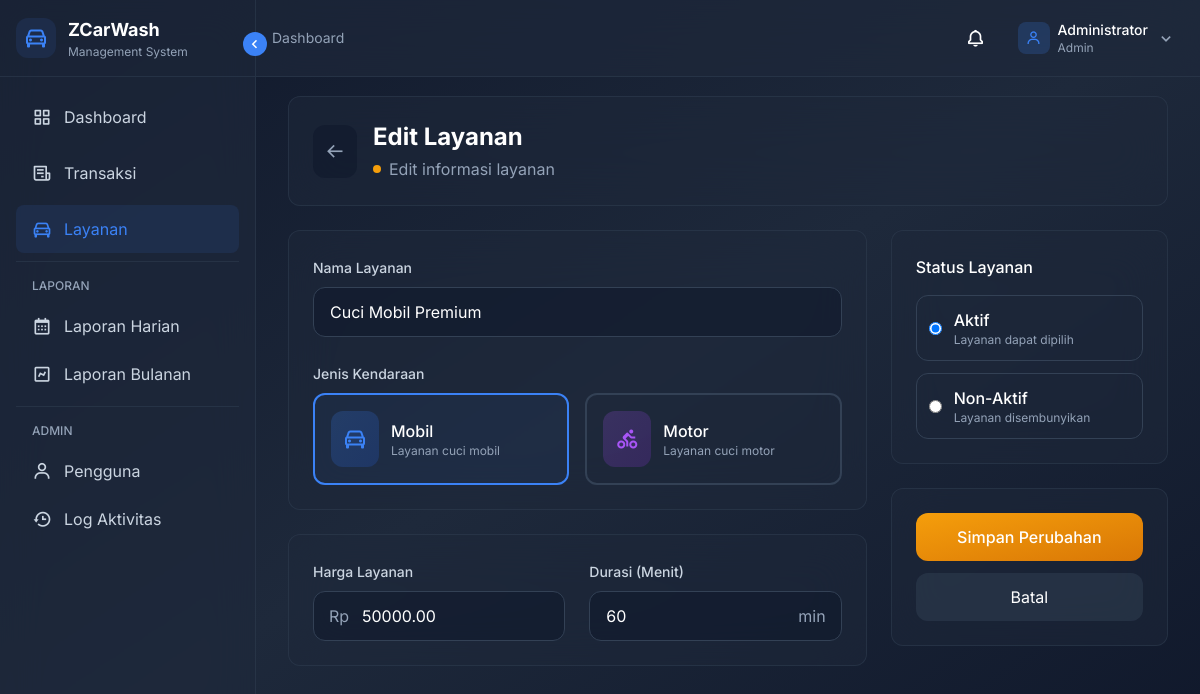
The page /dashboard/layanan/edit.php?id=4 (signed in) on the database its author committed.
### tables this page shows
CREATE TABLE layanan (
    id_layanan INT PRIMARY KEY AUTO_INCREMENT,
    nama_layanan VARCHAR(100) NOT NULL,
    jenis_kendaraan ENUM('motor', 'mobil') NOT NULL,
    harga DECIMAL(10,2) NOT NULL,
    durasi_menit INT DEFAULT 30,
    status ENUM('aktif', 'nonaktif') DEFAULT 'aktif',
    created_at TIMESTAMP DEFAULT CURRENT_TIMESTAMP,
    updated_at TIMESTAMP NULL ON UPDATE CURRENT_TIMESTAMP
);

### dashboard/layanan/edit.php (the view, shortened to what this page needs)
<?php
require_once '../../config/koneksi.php';
$id_layanan = mysqli_real_escape_string($koneksi, $_GET['id']);
$query = "SELECT * FROM layanan WHERE id_layanan = '$id_layanan'";
$result = mysqli_query($koneksi, $query);
$layanan = mysqli_fetch_assoc($result);
include '../components/header.php';
include '../components/sidebar.php';
?>
<div class="min-h-screen p-8">
    <div class="max-w-4xl mx-auto">
        <div class="bg-slate-800/50 backdrop-blur-xl rounded-xl border border-slate-700/50 p-6 mb-6">
            <div class="flex items-center gap-4">
                <a href="<?= $baseURL ?>/dashboard/layanan"
                    class="p-3 bg-slate-900/50 text-slate-400 hover:text-white rounded-xl transition-all hover:scale-105">
                    <i class='bx bx-arrow-back text-xl'></i>
                </a>
                <div>
                    <h1 class="text-2xl font-bold text-white">Edit Layanan</h1>
                    <div class="flex items-center gap-2 mt-1">
                        <span class="w-2 h-2 rounded-full bg-amber-500"></span>
                        <p class="text-slate-400">Edit informasi layanan</p>
                    </div>
                </div>
            </div>
        </div>
        <form action="proses_layanan.php" method="POST">
            <div class="grid grid-cols-3 gap-6">
                <div class="col-span-2 space-y-6">
                    <div class="bg-slate-800/50 backdrop-blur-xl rounded-xl border border-slate-700/50 p-6">
                        <div class="space-y-6">
                            <div>
                                <label class="text-sm font-medium text-slate-300">Nama Layanan</label>
                                <input type="text" name="nama_layanan" required
                                    value="<?= $layanan['nama_layanan'] ?>"
                                    class="mt-2 w-full bg-slate-900/50 border border-slate-700 rounded-xl px-4 py-3 focus:outline-none focus:ring-2 focus:ring-blue-500/50 focus:border-blue-500 transition-all">
                            </div>
                            <div>
                                <label class="text-sm font-medium text-slate-300">Jenis Kendaraan</label>
                                <div class="grid grid-cols-2 gap-4 mt-2">
                                    <label class="cursor-pointer">
                                        <div class="p-4 rounded-xl border-2 border-slate-700 hover:border-blue-500/50 transition-all peer-checked:border-blue-500 peer-checked:bg-blue-500/5">
                                            <div class="flex items-center gap-3">
                                                <div class="p-3 rounded-xl bg-gradient-to-br from-blue-500/20 to-blue-600/20">
                                                    <i class='bx bx-car text-2xl text-blue-500'></i>
                                                </div>
                                                <div>
                                                    <p class="font-medium">Mobil</p>
                                                    <p class="text-xs text-slate-400">Layanan cuci mobil</p>
                                                </div>
                                            </div>
                                        </div>
                                    </label>
                                    <label class="cursor-pointer">
                                        <div class="p-4 rounded-xl border-2 border-slate-700 hover:border-purple-500/50 transition-all peer-checked:border-purple-500 peer-checked:bg-purple-500/5">
                                            <div class="flex items-center gap-3">
                                                <div class="p-3 rounded-xl bg-gradient-to-br from-purple-500/20 to-purple-600/20">
                                                    <i class='bx bx-cycling text-2xl text-purple-500'></i>
                                                </div>
                                                <div>
                                                    <p class="font-medium">Motor</p>
                                                    <p class="text-xs text-slate-400">Layanan cuci motor</p>
                                                </div>
                                            </div>
                                        </div>
                                    </label>
                                </div>
                            </div>
                        </div>
                    </div>
                    <div class="bg-slate-800/50 backdrop-blur-xl rounded-xl border border-slate-700/50 p-6">
                        <div class="grid grid-cols-2 gap-6">
                            <div>
                                <label class="text-sm font-medium text-slate-300">Harga Layanan</label>
                                <div class="relative mt-2">
                                    <div class="absolute inset-y-0 left-0 pl-4 flex items-center pointer-events-none">
                                        <span class="text-slate-400">Rp</span>
                                    </div>
                                    <input type="number" name="harga" required min="0"
                                        value="<?= $layanan['harga'] ?>"
                                        class="w-full bg-slate-900/50 border border-slate-700 rounded-xl pl-12 pr-4 py-3 focus:outline-none focus:ring-2 focus:ring-blue-500/50 focus:border-blue-500 transition-all">
                                </div>
                            </div>
                            <div>
                                <label class="text-sm font-medium text-slate-300">Durasi (Menit)</label>
                                <div class="relative mt-2">
                                    <input type="number" name="durasi_menit" required min="1"
                                        value="<?= $layanan['durasi_menit'] ?>"
                                        class="w-full bg-slate-900/50 border border-slate-700 rounded-xl px-4 py-3 focus:outline-none focus:ring-2 focus:ring-blue-500/50 focus:border-blue-500 transition-all">
                                    <div class="absolute inset-y-0 right-0 pr-4 flex items-center pointer-events-none">
                                        <span class="text-slate-400">min</span>
                                    </div>
                                </div>
                            </div>
                        </div>
                    </div>
                </div>
                <div class="space-y-6">
                    <div class="bg-slate-800/50 backdrop-blur-xl rounded-xl border border-slate-700/50 p-6">
                        <h3 class="font-medium mb-4">Status Layanan</h3>
                        <div class="space-y-3">
                            <label class="flex items-center p-3 rounded-xl border border-slate-700 cursor-pointer hover:bg-slate-700/30 transition-all">
                                <input type="radio" name="status" value="aktif"
                                    <?= $layanan['status'] == 'aktif' ? 'checked' : '' ?>
                                    class="text-blue-500 focus:ring-blue-500 border-slate-700 bg-slate-900/50">
                                <div class="ml-3">
                                    <p class="font-medium">Aktif</p>
                                    <p class="text-xs text-slate-400">Layanan dapat dipilih</p>
                                </div>
                            </label>
                            <label class="flex items-center p-3 rounded-xl border border-slate-700 cursor-pointer hover:bg-slate-700/30 transition-all">
                                <input type="radio" name="status" value="nonaktif"
                                    <?= $layanan['status'] == 'nonaktif' ? 'checked' : '' ?>
                                    class="text-blue-500 focus:ring-blue-500 border-slate-700 bg-slate-900/50">
                                <div class="ml-3">
                                    <p class="font-medium">Non-Aktif</p>
                                    <p class="text-xs text-slate-400">Layanan disembunyikan</p>
                                </div>
                            </label>
                        </div>
                    </div>
                    <div class="bg-slate-800/50 backdrop-blur-xl rounded-xl border border-slate-700/50 p-6">
                        <button type="submit" name="edit"
                            class="w-full bg-gradient-to-br from-amber-500 to-amber-600 hover:from-amber-600 hover:to-amber-700 px-4 py-3 rounded-xl text-white font-medium transition-all">
                            Simpan Perubahan
                        </button>
                        <a href="<?= $baseURL ?>/dashboard/layanan"
                            class="block text-center w-full bg-slate-700/50 hover:bg-slate-700 px-4 py-3 rounded-xl mt-3 transition-all">
                            Batal
                        </a>
                    </div>
                </div>
            </div>
        </form>
    </div>
</div>
<?php include '../components/footer.php'; ?>

### dashboard/components/header.php (style rules this page uses)
body { font-family: 'Inter', sans-serif; }

### rows shown on the page
layanan: nama_layanan "Cuci Mobil Premium", harga "50000.00", durasi_menit "60", status "☑ Aktif Layanan dapat dipilih", status "☐ Non-Aktif Layanan disembunyik"

### other values the page prints
$_SESSION['nama'] "Administrator"
$_SESSION['level'] "Admin"
